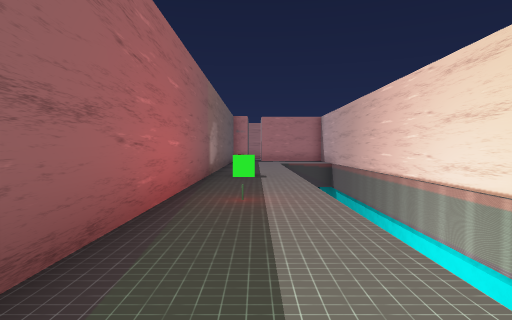
View 1 (above)

24 first-person views from a walk through a scene from a Unity 3-D project. The camera is 1.3 m above the floor, tilts 2° down and sees 75° across. The floor is counted in squares, 2 m on a side. Each view is taken from the middle of a square. On the plan, view 1 faces up. The plan holds only what a view shows up to about 10 squares ahead; the rest is blank. The place goes on beyond the plan. The player character is not drawn. Door leaves are left out, so doorways stand open. Some surface patterns are stand-ins.

View 2
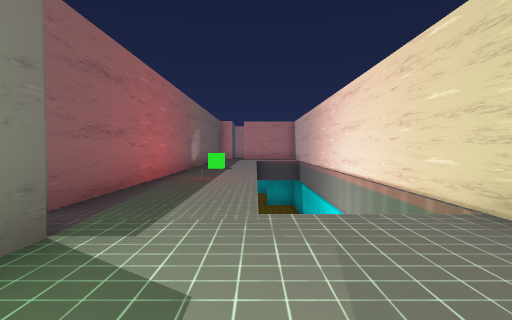

View 3
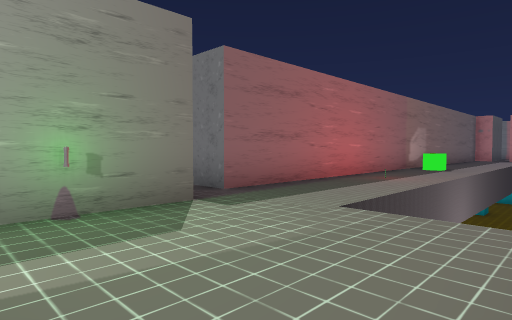

View 4
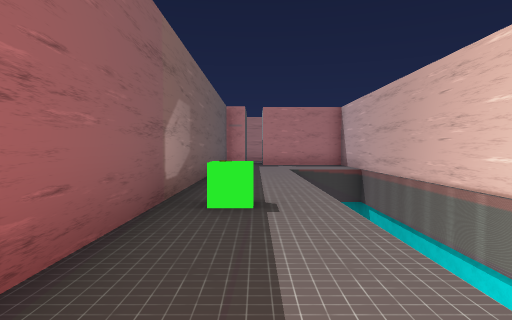

View 5
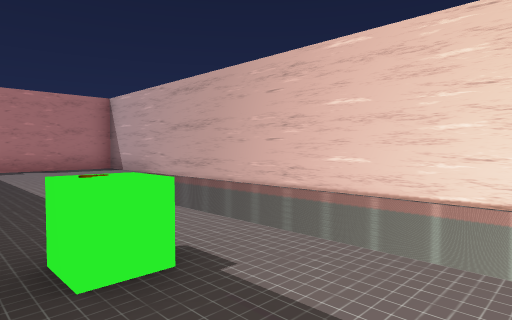

View 6
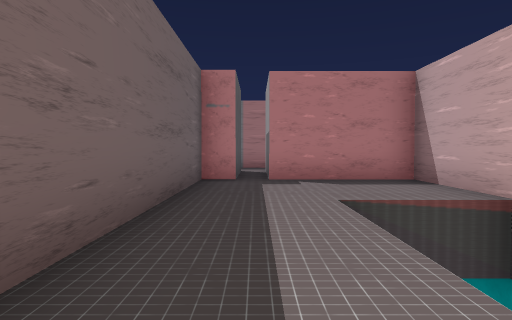

View 7
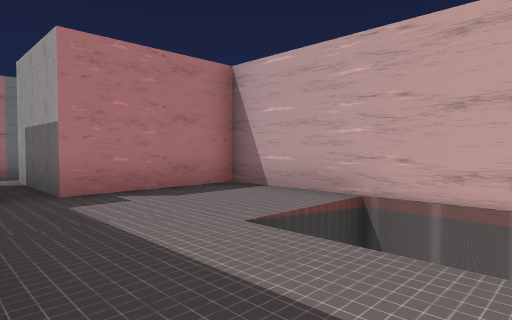

View 8
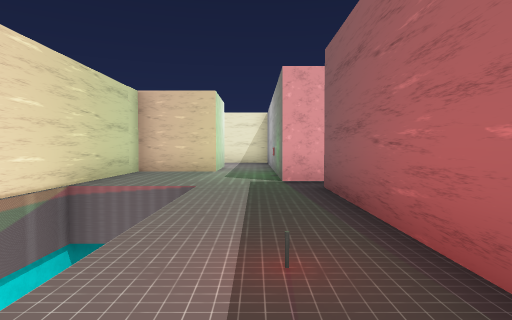

View 9
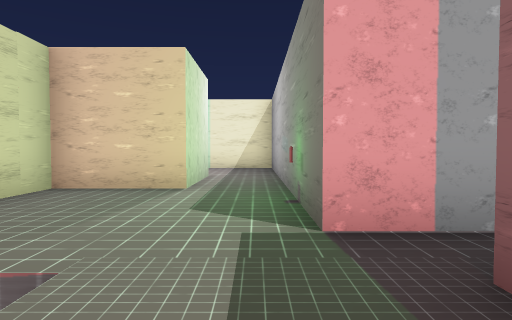

View 10
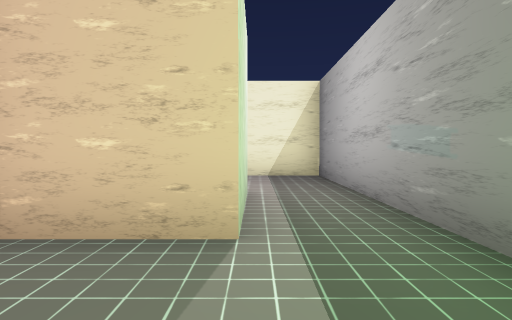

View 11
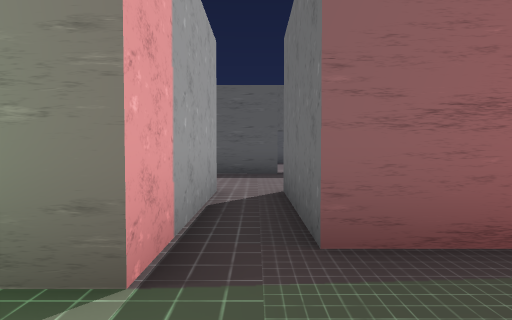

View 12
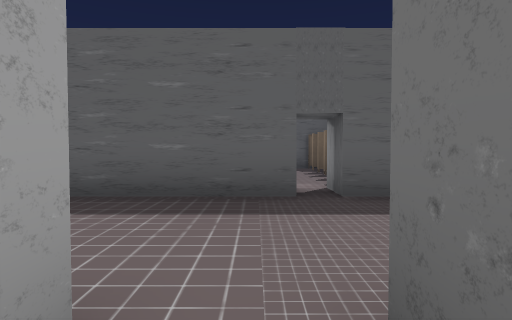

View 13
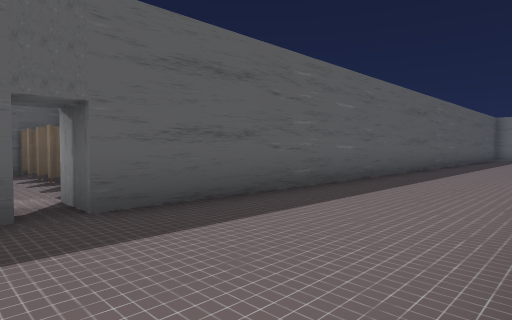

View 14
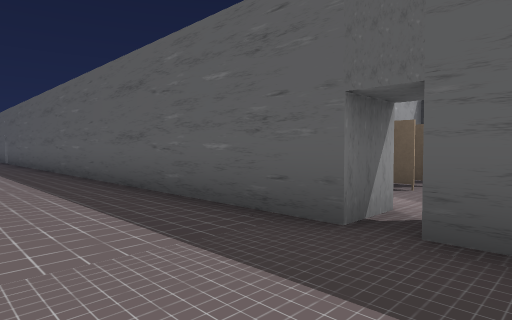

View 15
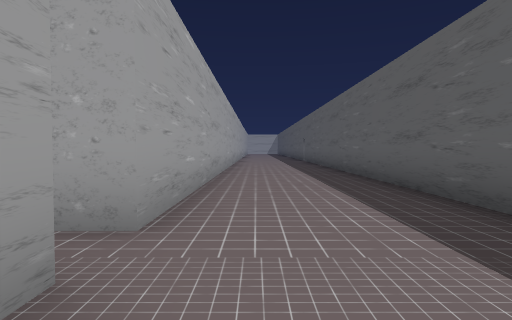

View 16
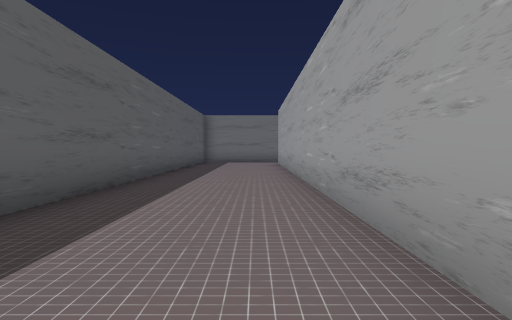

View 17
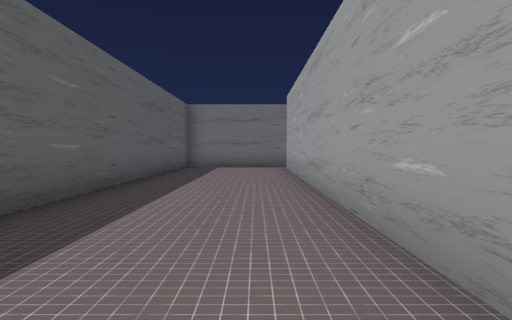

View 18
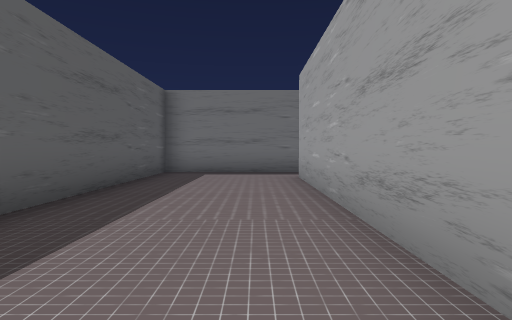

View 19
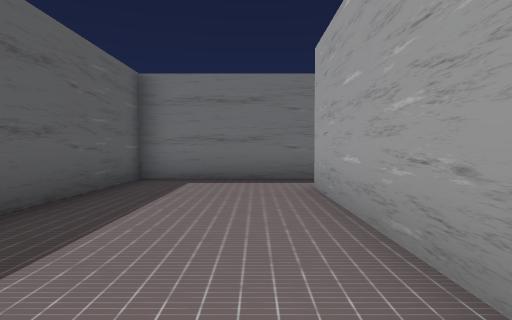

View 20
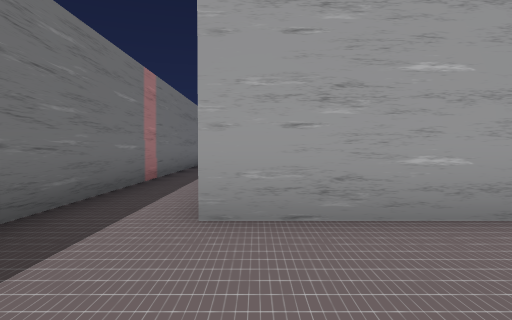

View 21
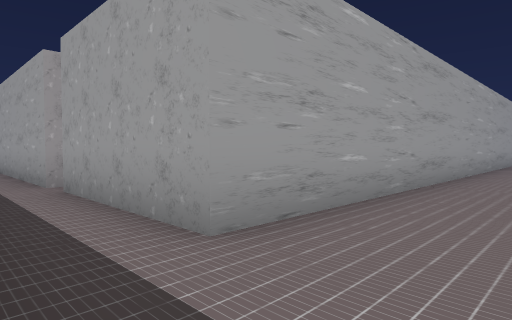

View 22
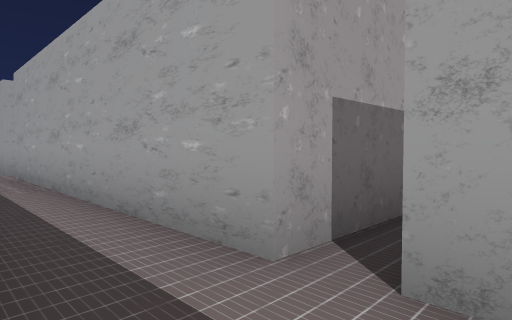

View 23
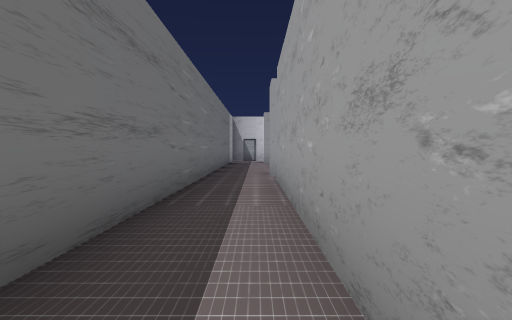

View 24
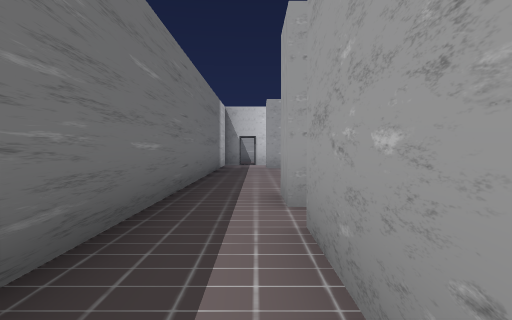

### Floor plan
Key: @ floor where view 1 was taken; # wall or solid block; . floor; D open door; v drop or lower ground; C green cube; O other object.
Columns run from 14 left of view 1 to 15 right of it. Each row starts with its distance up from view 1.
 22       ########################
 21       #.......................
 20       #.......................
 19       #...####.####### #   ..
 18       #...#  #.###
 17       #...# ##.####
 16       #...###.....#
 15       #...###.....#
 14       #...###..vv##
 13       #...###..v #
 12       #...###..v #
 11       #...###..v #
 10       #...###..v #
  9       #...###..v #
  8       #...###COv #
  7       #...###..v #
  6       #...###..v #
  5       #...  #..v #
  4       #...  #..v #
  3       #...  #..v #
  2 #DDDDD#...  #..v #
  1  D........###..v ##
  0  #DDD.#.......@...#
 -1       #...####....#
 -2       #...#  #O...#
 -3       #...#  #....#
 -4       #...#  #..###
 -5       #...#  #..#
 -6       #...#  #..
 -7       #...#  #..
 -8       #...#  #..

Where each view was taken, in squares from view 1:
view 1: 0 up, 0 right, facing up
view 2: 3 down, 1 right, facing up
view 3: 3 down, 3 right, facing up-left
view 4: 4 up, 0 right, facing up
view 5: 6 up, 1 left, facing up-right
view 6: 10 up, 0 right, facing up
view 7: 12 up, 1 left, facing up-right
view 8: 6 up, 0 right, facing down
view 9: 2 up, 0 right, facing down
view 10: 1 down, 1 right, facing down
view 11: 0 up, 1 right, facing left
view 12: 0 up, 3 left, facing left
view 13: 0 up, 4 left, facing up-left
view 14: 2 up, 5 left, facing down-left
view 15: 2 up, 5 left, facing down
view 16: 5 up, 5 left, facing up
view 17: 9 up, 5 left, facing up
view 18: 12 up, 5 left, facing up
view 19: 14 up, 5 left, facing up
view 20: 19 up, 7 left, facing right
view 21: 21 up, 6 left, facing down-right
view 22: 21 up, 1 left, facing down-right
view 23: 20 up, 1 right, facing right
view 24: 20 up, 5 right, facing right
